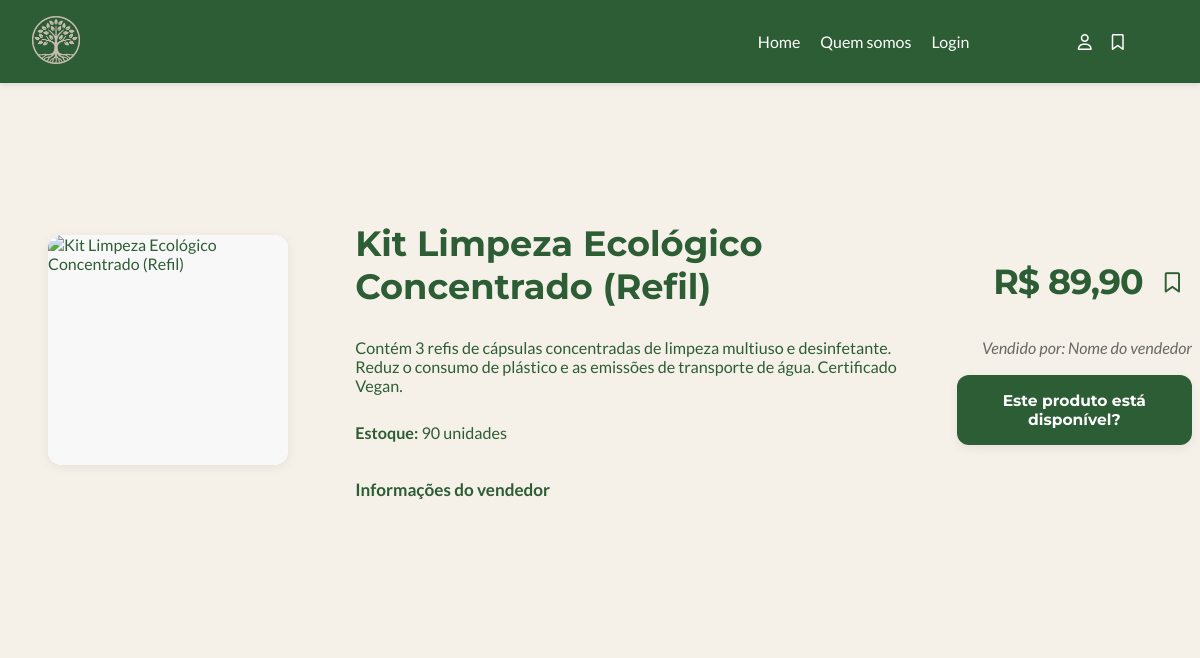
The page /info-produto.php?id=2 on the database its author committed.
### tables this page shows
CREATE TABLE `produtos` (
  `ProdutoID` int(11) NOT NULL,
  `Nome` varchar(255) NOT NULL,
  `Descricao` text DEFAULT NULL,
  `Preco` decimal(10,2) NOT NULL,
  `Quantidade` int(11) NOT NULL,
  `Img` varchar(500) DEFAULT NULL
);

### info-produto.php (the view, shortened to what this page needs)
<?php
include_once './include/conn.php';
include_once './include/head.php';
$produto_id = null;
if (isset($_GET['id']) && is_numeric($_GET['id'])) {
    $produto_id = (int)$_GET['id'];
}
if ($produto_id !== null && $produto_id > 0) {
    $sql = "SELECT ProdutoID, Nome, Descricao, Preco, Quantidade, Img FROM produtos WHERE ProdutoID = " . $produto_id;
    $retorno = mysqli_query($conn, $sql);
    if ($retorno && mysqli_num_rows($retorno) > 0) {
        $produto = mysqli_fetch_assoc($retorno);
        $img_url = htmlspecialchars($produto['Img']);
        $nome_produto = htmlspecialchars($produto['Nome']);
        $descricao_produto = htmlspecialchars($produto['Descricao']);
        $preco_formatado = number_format($produto['Preco'], 2, ',', '.');
        $quantidade_estoque = htmlspecialchars($produto['Quantidade']);
    }
}
?>
<!DOCTYPE html>
<html lang="pt-BR">
<head>
    <link rel="stylesheet" href="./assets/css/info-produto.css?v=<?php echo date("YmdHis"); ?>"/>
</head>
<body>
    <main class="container">
        <aside id="infos-produto">
            <figure class="imagem-produto-container">
                <img src="<?php echo $img_url; ?>" alt="<?php echo $nome_produto; ?>" class="imagem-produto">
            </figure>
            <section class="info-produto">
                <h2 class="nome-produto"><?php echo $nome_produto; ?></h2>
                <p class="descricao-produto"><?php echo $descricao_produto; ?></p>
                <p><strong>Estoque:</strong> <?php echo $quantidade_estoque > 0 ? $quantidade_estoque . ' unidades' : 'Esgotado'; ?></p>
                <a href="#" id="info-vendedor" class="link-acao">Informações do vendedor</a>
            </section>
        </aside>
        <aside class="controles">
            <div class="preco-e-btn-salvar">
                <div class="preco">R$ <?php echo $preco_formatado; ?></div>
                <button id="btn-salvar-produto" class="btn-salvar"
                title="Salvar produto" aria-label="Salvar este produto">
                    <i class="fa-regular fa-bookmark" id="icone-salvo"></i>
                </button>
            </div>
            <div id="chats">
                <p class="vendedor-por">Vendido por: <?php echo $nomeVendedor ?? 'Nome do vendedor'; ?></p>
            </div>
            <button id="botao-chat" class="btn-chamar-vendedor"
                    data-produto-id="<?php echo $produto_id ?? ''; ?>">
                Este produto está disponível?
            </button>
        </aside>
    </main>
</body>
</html>

### assets/css/header.css (style rules this page uses)
* { box-sizing: border-box; }
:root { --fundo-principal: #F6F4EF; --fundo-card: #FFFFFF; --border: #D9D6CF; --shadow: rgba(0, 0, 0, 0.08); --verde-escuro: #2D5D34; --verde-medio: #4A7C4A; --verde-claro: #9CCC65; --verde-suave: #C8E6C9; --texto-principal: #3B3A36; --texto-secundario: #5A5A58; --texto-inativo: #9E9E9E; --acento-principal: var(--verde-escuro); --acento-secundario: var(--verde-medio); --aviso: #E57373; --sucesso: #81C784; --fundo-invertido: #2D5D34; --texto-invertido: #F6F4EF; }

### assets/css/info-produto.css (style rules this page uses)
*, *::before, *::after { box-sizing: border-box; }
html, body { min-height: 100vh; margin: 0; padding: 0; background: #F5F1E9; color: #2D5D34; font-family: 'Lato', sans-serif; }
main.container { width: 100%; max-width: 1300px; margin: 70px auto 0 auto; background: #F5F1E9; border-radius: 18px; display: flex; flex-direction: row; gap: 0; min-height: 70vh; padding: 2rem 2rem; }
#infos-produto { flex: 2 1 0; display: flex; gap: 2.2rem; align-items: center; min-width: 0; }
.imagem-produto-container { flex: 0 0 340px; min-width: 240px; max-width: 340px; height: 350px; display: flex; align-items: center; justify-content: center; background: #fff; border-radius: 14px; overflow: hidden; box-shadow: 0 2px 12px #0001; }
.imagem-produto { width: 100%; height: 100%; object-fit: contain; aspect-ratio: 1/1; max-width: 300px; max-height: 300px; min-width: 180px; min-height: 180px; border-radius: 12px; background: #f8f8f8; display: block; }
.info-produto { flex: 1 1 0; width: 70%; display: flex; flex-direction: column; justify-content: center; align-items: stretch; gap: 1rem; padding: 0.5rem 0.7rem; }
.nome-produto { font-family: 'Montserrat', sans-serif; font-size: 2.2rem; color: #2D5D34; margin-bottom: 0.3rem; font-weight: 700; word-break: break-word; }
.descricao-produto { color: #5A5A58; font-size: 1.11rem; margin-bottom: 0.6rem; }
.info-produto p { font-size: 1.01rem; color: #2D5D34; margin: 0.6rem 0 0.14rem 0; }
.link-acao { display: block; font-weight: 700; color: #2D5D34; text-decoration: none; margin-top: 1.1rem; margin-bottom: 0.4rem; font-size: 1.07rem; padding: 0.08rem 0; }
.controles { min-width: 180px; display: flex; flex-direction: column; align-items: flex-end; justify-content: center; text-align: center; gap: 1.1rem; padding-left: 1.8rem; background: none; }
.preco-e-btn-salvar { display: flex; text-align: center; align-items: center; gap: 10px; }
.preco { font-family: 'Montserrat', sans-serif; font-size: 2.18rem; color: #2D5D34; font-weight: 700; text-align: right; margin-bottom: 0.4rem; letter-spacing: -1px; word-break: break-word; text-align: center; }
.btn-chamar-vendedor { display: block; width: 70%; margin-right: 0; background: #2D5D34; color: #fff; border: none; border-radius: 12px; font-family: 'Montserrat', sans-serif; font-size: 1.22rem; font-weight: 700; padding: 1rem 0; text-align: center; cursor: pointer; box-shadow: 0 4px 12px rgba(0,0,0,0.06); transition: background 0.3s; }
.btn-salvar { background: none; border: none; padding: 9px 12px; font-size: 1.27rem; border-radius: 50%; cursor: pointer; transition: background .3s, transform .3s; box-shadow: none; margin-bottom: 0.6rem; margin-top: 0.5rem; display: inline-block; color: #2D5D34; }
.vendedor-por { font-size: 1.01rem; font-style: italic; color: #5A5A58; text-align: right; margin-top: 0.4rem; margin-bottom: 0; opacity: 0.9; word-break: break-word; }
@media (max-width: 1200px) { main.container { max-width: 100vw; padding: 0.9rem 0.5rem; } }
@media (max-width: 1200px) { #infos-produto { gap: 1rem; } }
@media (max-width: 1200px) { .imagem-produto-container { flex: 0 0 180px; height: 230px; } }
@media (max-width: 1200px) { .btn-chamar-vendedor { font-size: 0.97rem; width: 98%; } }

### rows shown on the page
produtos: Nome "Kit Limpeza Ecológico Concentrado (Refil)", Descricao "Contém 3 refis de cápsulas concentradas de limpeza multiuso e desinfetante. Reduz o consumo de plástico e as emissões de transporte de água. Certificado Vegan.", Quantidade "90", Preco "89,90"

### other values the page prints
$nomeVendedor "Nome do vendedor"
